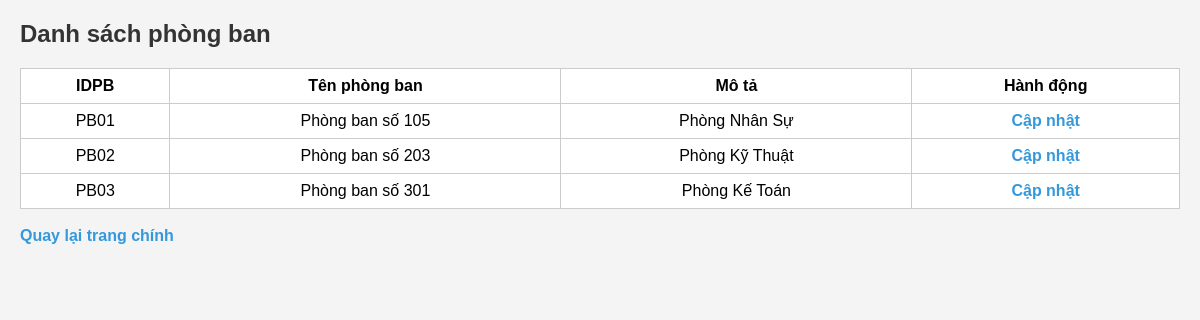
/QLNS/capnhat.php, run on the app's committed database.
### tables this page shows
CREATE TABLE `phongban` (
  `IDPB` varchar(10) NOT NULL,
  `TenPB` varchar(50) NOT NULL,
  `Mota` varchar(50) NOT NULL
);

### QLNS/capnhat.php (the view, shortened to what this page needs)
<?php
require_once("csdl.php");
$result = $link->query("SELECT * FROM phongban");
?>
<!DOCTYPE html>
<html lang="vi">
<head>
    <link rel="stylesheet" href="css/style.css">
</head>
<body>
    <h2>Danh sách phòng ban</h2>
    <table border="1" cellpadding="5">
        <tr>
            <th>IDPB</th>
            <th>Tên phòng ban</th>
            <th>Mô tả</th>
            <th>Hành động</th>
        </tr>
        <?php while ($row = $result->fetch_assoc()): ?>
        <tr>
            <td><?= $row['IDPB'] ?></td>
            <td><?= $row['TenPB'] ?></td>
            <td><?= $row['Mota'] ?></td>
            <td><a href="form_capnhat.php?IDPB=<?= $row['IDPB'] ?>">Cập nhật</a></td>
        </tr>
        <?php endwhile; ?>
    </table>
    <br>
    <a href="home.php">Quay lại trang chính</a>
</body>
</html>

### QLNS/css/style.css (style rules this page uses)
body { font-family: Arial, sans-serif; background-color: #f4f4f4; margin: 20px; }
h2 { color: #333; }
a { text-decoration: none; color: #3498db; font-weight: bold; transition: color 0.3s; }
table { width: 100%; border-collapse: collapse; background-color: #fff; }
th, td { border: 1px solid #ccc; padding: 8px; text-align: center; }

### data on the page
phongban: IDPB "PB01", TenPB "Phòng ban số 105", Mota "Phòng Nhân Sự"
phongban: IDPB "PB02", TenPB "Phòng ban số 203", Mota "Phòng Kỹ Thuật"
phongban: IDPB "PB03", TenPB "Phòng ban số 301", Mota "Phòng Kế Toán"
